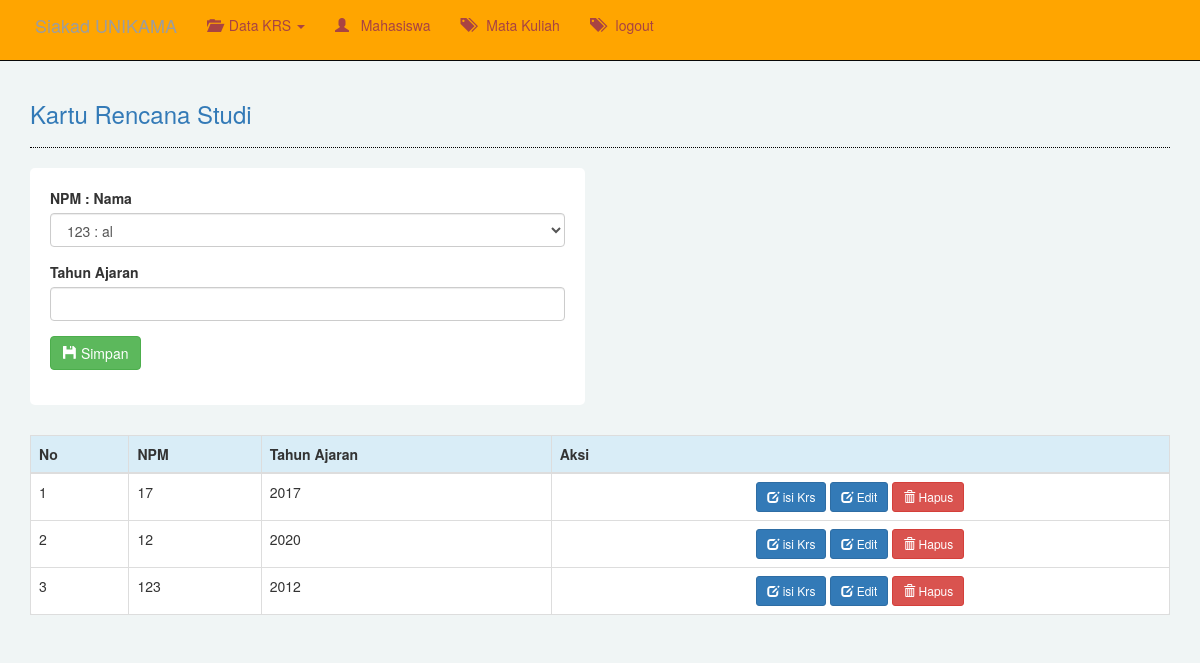
The page /siakad/index.php?lihat=krs/index (signed in) on the database its author committed.
### tables this page shows
CREATE TABLE `krs` (
  `idKrs` int(11) NOT NULL,
  `npm` varchar(50) DEFAULT NULL,
  `tahunAjaran` varchar(50) DEFAULT NULL
);

### praktikum/panggil/detailkrp/koneksi.php (called while the page is built, shortened)
<?php
class db_connect{
	public $host =db_host;
	public $user =db_user;
	public $pass =db_pass;
	public $dbname =db_name;
	public function connect(){
		$this->conn = new mysqli($this->host, $this->user, $this->pass, $this->dbname);
	}
}
 ?>

### siakad/panggil/krs/class.php (called while the page is built, shortened)
<?php
require 'koneksi.php';
class db_class extends db_connect{
	public function read(){
		$stmt = $this->conn->prepare("select * from krs") or die($this->conn->error);
		if($stmt->execute()){
			$result = $stmt->get_result();
			return $result;
		}
	}
}
?>

### siakad/panggil/krs/index.php (the view, shortened to what this page needs)
<!DOCTYPE html>
<html>
<head>
</head>
<body>
</body>
</html>
<?php
require_once 'class.php';
$conn = new db_class();
$read = $conn->read();
$link 	= "index.php?lihat=krs/";
?>
<div class = "row">
	<div class = "col-lg-12">
		<h3 class = "text-primary">Kartu Rencana Studi</h3>
		<hr style = "border-top:1px dotted #000;"/>
		<div class = "row">
			<div class = "col-lg-6">
				<form method ="POST"action = "panggil/krs/tambah.php">
					<div class="form-group">
						<label>NPM : Nama</label>
						<?php
						if (isset($_GET['npm'])) {
							?>
							<input type="hidden" name="npm" value="<?= $_GET['npm'] ?>">
							<input class="form-control" type="text" value="<?= $_GET['npm'] ?>" readonly >
							<?php
						}else{
							?>
							<select class="form-control" name="npm">
								<?php
								$con = mysqli_connect("localhost","root","","demosiakad");
								$result = mysqli_query($con,"SELECT * FROM mahasiswa where status ='aktif' ORDER BY npm");
								while($row = mysqli_fetch_assoc($result)){
									echo "<option value=$row[npm]>$row[npm] :  $row[nama]</option>";
								}
							}
							?>
						</select>
					</div>
					<div class="form-group">
						<label>Tahun Ajaran</label>
						<input type ="text" id="tahunAjaran" name = "tahunAjaran" class="form-control" required>
					</div>
					<div class = "form-group">
						<button name = "save" class = "btn btn-success">
							<span class = "glyphicon glyphicon-floppy-disk"></span>
							Simpan
						</button>
					</div>
				</form>
			</div>
			<div class = "col-lg-3"></div>
		</div>
		<br>
		<table class="table table-hover table-bordered" style="margin-top: 10px">
			<tr class="info">
				<th>No</th>
				<th>NPM</th>
				<th>Tahun Ajaran</th>
				<th>Aksi</th>
			</tr>
			<tbody>
				<?php
				$no=1;
				while($tampil = $read->fetch_array()){
					?>
					<tr>
						<td><?php echo $no++; ?></td>
						<td><?php echo $tampil['npm']?></td>
						<td><?php echo $tampil['tahunAjaran']?></td>
						<td style="text-align: center;">
							<a href="<?= 'index.php?lihat=detailkrs/index&idkrs='.$tampil['idKrs'] ?>" class="btn btn-primary btn-sm">
								<span class = "glyphicon glyphicon-edit"></span> isi Krs
							</a>
							<a href="<?= $link.'edit&idKrs='.$tampil['idKrs'] ?>" class="btn btn-primary btn-sm">
								<span class = "glyphicon glyphicon-edit"></span> Edit
							</a>
							<a onclick="return confirm('Apakah yakin data KRS ini akan di hapus?')" href="	<?= $link.'hapus&idKrs='.$tampil['idKrs'] ?>" class="btn btn-danger btn-sm">
								<span class = "glyphicon glyphicon-trash"></span> Hapus
							</a>
						</td>
					</tr>
					<?php
				}
				?>
			</tbody>
		</table>
	</div>
</div>

### siakad/index.php (style rules this page uses)
body { background-color: #FFA500; }

### siakad/panggil/krs/index.php (style rules this page uses)
body { background-color: #f0f5f5; }
form, table { background-color: white; padding:20px; border-radius: 5px; }

### rows shown on the page
krs: npm "17", tahunAjaran "2017"
krs: npm "12", tahunAjaran "2020"
krs: npm "123", tahunAjaran "2012"

### other values the page prints
form field npm "123 : al"
